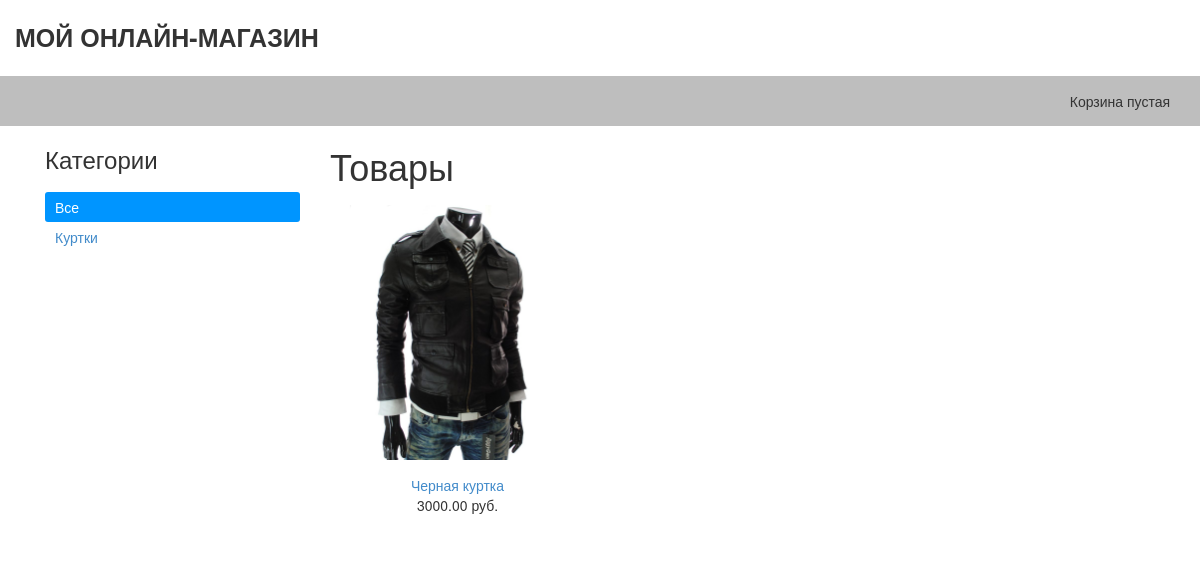
The app's page /, older data.
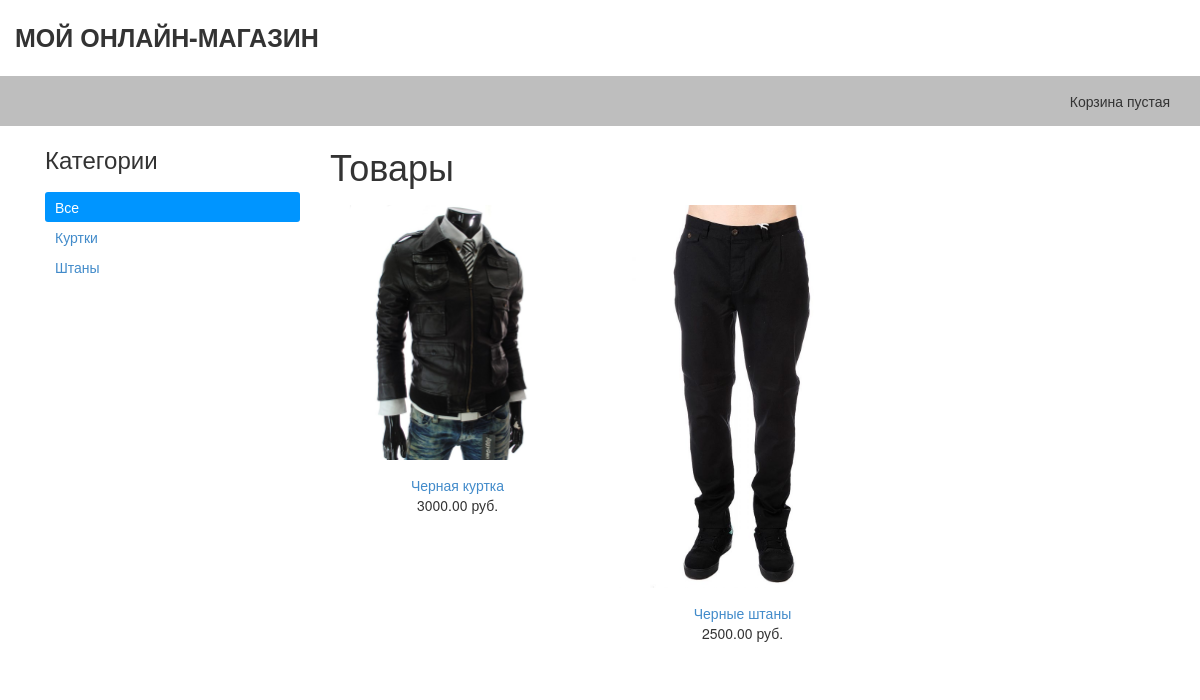
The same page, newer data.
### shop/models.py (models this page shows, shortened)
class Category(models.Model):
    name = models.CharField(max_length=200, db_index=True, verbose_name='Имя')
    slug = models.SlugField(max_length=200, db_index=True, unique=True)
    class Meta:
        ordering = ['name']
        verbose_name = 'Категория'
        verbose_name_plural = 'Категории'
    def get_absolute_url(self):
        return reverse('shop:ProductListByCategory', args=[self.slug])

class Product(models.Model):
    category = models.ForeignKey(Category, related_name='products', verbose_name="Категория")
    name = models.CharField(max_length=200, db_index=True, verbose_name="Название")
    slug = models.SlugField(max_length=200, db_index=True)
    image = models.ImageField(upload_to='products/%Y/%m/%d/', blank=True, verbose_name="Изображение товара")
    description = models.TextField(blank=True, verbose_name="Описание")
    price = models.DecimalField(max_digits=10, decimal_places=2, verbose_name="Цена")
    stock = models.PositiveIntegerField(verbose_name="На складе")
    available = models.BooleanField(default=True, verbose_name="Доступен")
    created = models.DateTimeField(auto_now_add=True, verbose_name='Создан')
    updated = models.DateTimeField(auto_now=True, verbose_name='Обновлен')
    class Meta:
        ordering = ['name']
        index_together = [
            ['id', 'slug']
        ]
        verbose_name = 'Товар'
        verbose_name_plural = 'Товары'
    def get_absolute_url(self):
        return reverse('shop:ProductDetail', args=[self.id, self.slug])

### shop/views.py (the view)
# urls.py: url(r'^$', views.ProductList, name='ProductList'),
def ProductList(request, category_slug=None):
    category = None
    categories = Category.objects.all()
    products = Product.objects.filter(available=True)
    if category_slug:
        category = get_object_or_404(Category, slug=category_slug)
        products = products.filter(category=category)
    return render(request, 'shop/product/list.html', {
        'category': category,
        'categories': categories,
        'products': products
    })

### cart/cart.py (called while the page is built)
    def __len__(self):
        return sum(item['quantity'] for item in self.cart.values())

### cart/context_processors.py (called while the page is built)
def cart(request):
    return {'cart': Cart(request)}

### shop/templates/shop/product/list.html (shortened to what this page needs)
{% extends 'shop/base.html' %}
{% load static %}
{% block content %}
  <div id="sidebar" class="col-sm-3">
    <h3>Категории</h3>
    <ul>
      <li {% if not category %} class="selected" {% endif %}>
        <a href="{% url "shop:ProductList" %}">Все</a>
      </li>
      {% for cat in categories %}
        <li {% if category.slug == cat.slug %} class="selected" {% endif %}>
          <a href="{{ cat.get_absolute_url }}">{{ cat.name }}</a>
        </li>
      {% endfor %}
    </ul>
  </div>
  <div id="main" class="product_list col-sm-9">
    <h1>{% if category %}{{ category.name }}{% else %}Товары{% endif %}</h1>
    <div class="items row">
      {% for product in products %}
        <div class="item col-sm-4">
          <a href="{{ product.get_absolute_url }}">
            <img src="{% if product.image %}{{ product.image.url }}{% else %}{% static "img/no-image.jpg"%}{% endif %}" class="img-responsive">
          </a>
          <a href="{{ product.get_absolute_url }}">{{ product.name }}</a><br>
          {{ product.price }} руб.
        </div>
      {% endfor %}
    </div>
  </div>
{% endblock %}

### shop/templates/shop/base.html (shortened to what this page needs)
{% load static %}
<!DOCTYPE html>
<html lang="en">
<head>
  <link rel="stylesheet" href="{% static "css/bootstrap.min.css" %}">
  <link rel="stylesheet" href="{% static "css/style.css" %}">
</head>
<body>
  <section id="header">
    <div class="top container">
      Мой Онлайн-Магазин
    </div>
    <div class="top-bl">
      <div class="container">
        <div class="cart">
          {% with total_items=cart|length %}
            {% if cart|length > 0 %}
              Ваша корзина:
              <a href="{% url "cart:CartDetail" %}">
                {{ total_items }} тов. {{ cart.get_total_price }} руб.
              </a>
            {% else %}
              Корзина пустая
            {% endif %}
          {% endwith %}
        </div>
      </div>
    </div>
  </section>
  <section id="content row" class="container">
    {% block content %}{% endblock %}
  </section>
</body>
</html>

### shop/static/css/style.css (style rules this page uses)
.top { padding: 20px 0; font-size: 25px; font-weight: 600; text-transform: uppercase; }
.top-bl { background: #bebebe; padding: 15px; }
.top-bl .cart { float: right; }
#sidebar ul { list-style: none; margin: 0; padding: 0; margin-top: 20px; }
#sidebar ul li { padding: 5px 10px; }
#sidebar ul li.selected { background: #0095ff; color: white; border-radius: 3px; }
#sidebar ul li.selected a { color: white; }
.items { margin-top: 20px; }
.item { text-align: center; margin-bottom: 30px; }
.item a img { margin-bottom: 15px; }

Row changes from the older to the newer data that the page shows:
added Category: name "Штаны"
added Product: image (picture), name "Черные штаны", price "2500.00"
